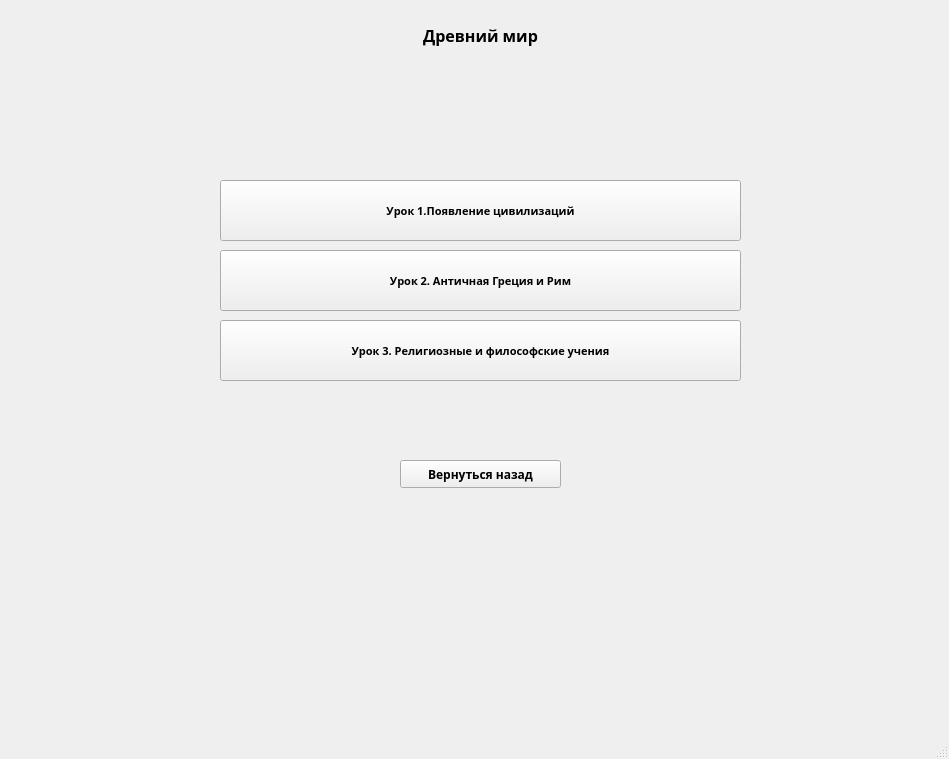
<?xml version="1.0" encoding="UTF-8"?>
<ui version="4.0">
 <class>MainWindow</class>
 <widget class="QMainWindow" name="MainWindow">
  <property name="geometry">
   <rect>
    <x>0</x>
    <y>0</y>
    <width>949</width>
    <height>759</height>
   </rect>
  </property>
  <property name="windowTitle">
   <string>MainWindow</string>
  </property>
  <widget class="QWidget" name="centralwidget">
   <widget class="QPushButton" name="first_lesson">
    <property name="geometry">
     <rect>
      <x>220</x>
      <y>180</y>
      <width>521</width>
      <height>61</height>
     </rect>
    </property>
    <property name="font">
     <font>
      <family>Rockwell Extra Bold</family>
      <pointsize>8</pointsize>
      <weight>75</weight>
      <bold>true</bold>
     </font>
    </property>
    <property name="text">
     <string>Урок 1.Появление цивилизаций</string>
    </property>
   </widget>
   <widget class="QPushButton" name="second_lesson">
    <property name="geometry">
     <rect>
      <x>220</x>
      <y>250</y>
      <width>521</width>
      <height>61</height>
     </rect>
    </property>
    <property name="font">
     <font>
      <family>Rockwell Extra Bold</family>
      <pointsize>8</pointsize>
      <weight>75</weight>
      <bold>true</bold>
     </font>
    </property>
    <property name="text">
     <string>Урок 2. Античная Греция и Рим</string>
    </property>
   </widget>
   <widget class="QPushButton" name="third_lesson">
    <property name="geometry">
     <rect>
      <x>220</x>
      <y>320</y>
      <width>521</width>
      <height>61</height>
     </rect>
    </property>
    <property name="font">
     <font>
      <family>Rockwell Extra Bold</family>
      <pointsize>8</pointsize>
      <weight>75</weight>
      <bold>true</bold>
     </font>
    </property>
    <property name="text">
     <string>Урок 3. Религиозные и философские учения</string>
    </property>
   </widget>
   <widget class="QLabel" name="ancient_label">
    <property name="geometry">
     <rect>
      <x>10</x>
      <y>0</y>
      <width>941</width>
      <height>71</height>
     </rect>
    </property>
    <property name="font">
     <font>
      <family>Rockwell Extra Bold</family>
      <pointsize>12</pointsize>
      <weight>75</weight>
      <bold>true</bold>
     </font>
    </property>
    <property name="text">
     <string>Древний мир</string>
    </property>
    <property name="alignment">
     <set>Qt::AlignCenter</set>
    </property>
   </widget>
   <widget class="QPushButton" name="return_button">
    <property name="geometry">
     <rect>
      <x>400</x>
      <y>460</y>
      <width>161</width>
      <height>28</height>
     </rect>
    </property>
    <property name="font">
     <font>
      <family>Rockwell Extra Bold</family>
      <weight>75</weight>
      <bold>true</bold>
     </font>
    </property>
    <property name="text">
     <string>Вернуться назад</string>
    </property>
   </widget>
  </widget>
  <widget class="QMenuBar" name="menubar">
   <property name="geometry">
    <rect>
     <x>0</x>
     <y>0</y>
     <width>949</width>
     <height>26</height>
    </rect>
   </property>
  </widget>
  <widget class="QStatusBar" name="statusbar"/>
 </widget>
 <resources/>
 <connections/>
</ui>
